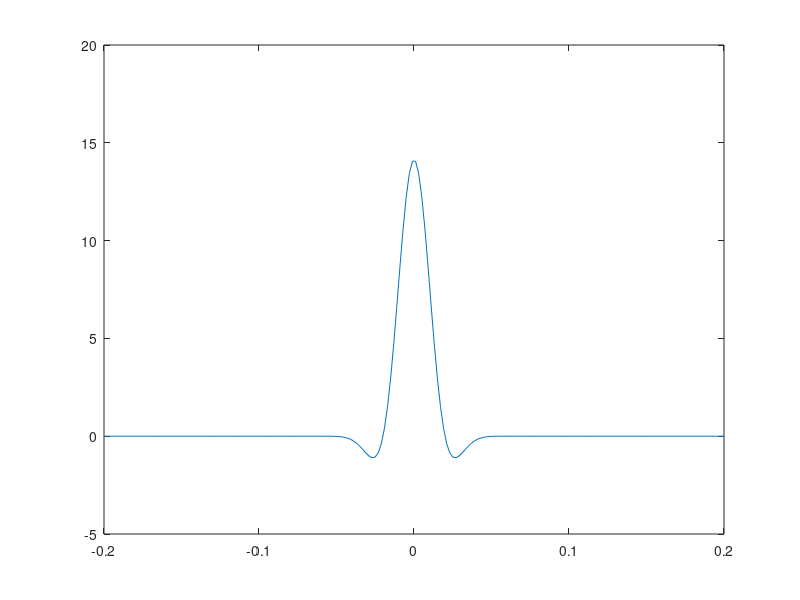

The MATLAB script that drew this image:
%test.m
clc;clear;close all;

m=30;
fb=200;
p=5;
q=20;

t=linspace(-0.2,0.2,200);
y=1/(q-p)*sqrt(fb) *(sinc(fb*t/m)).^m.*(q*sinc(2*q*t)-p*sinc(2*p*t));

figure;plot(t,y);